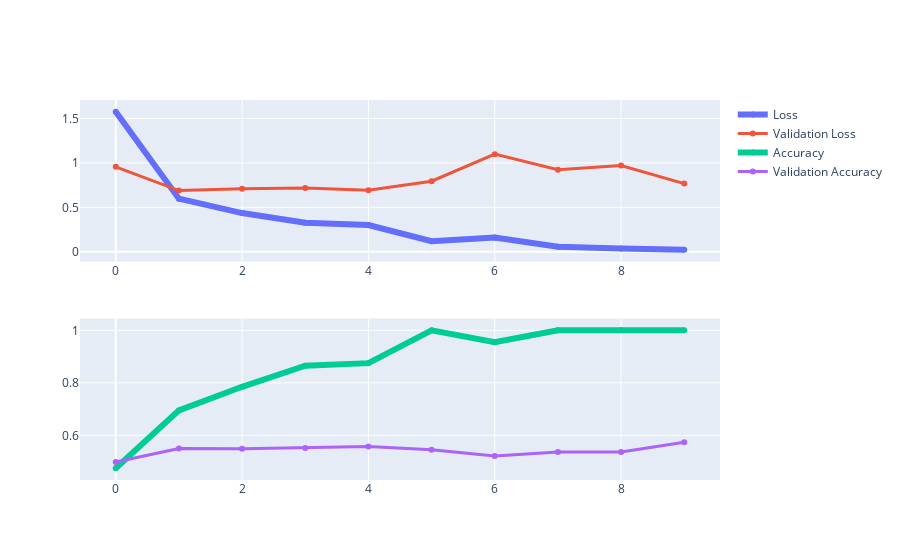

Notebook cell for this chart:
### Code cell
plot_val_acc_loss(history)

### Figure 1 — Plotly figure (JSON) as saved in the notebook; plotly's stock layout.template omitted (floating-point values rounded to 4 significant figures)
{"data": [{"line": {"width": 6}, "name": "Loss", "type": "scatter", "xaxis": "x", "y": [1.574, 0.5976, 0.436, 0.3268, 0.3013, 0.1203, 0.1618, 0.05732, 0.03833, 0.02439], "yaxis": "y"}, {"line": {"width": 3}, "name": "Validation Loss", "type": "scatter", "xaxis": "x", "y": [0.9562, 0.6893, 0.7092, 0.7175, 0.6915, 0.7943, 1.098, 0.9239, 0.97, 0.7671], "yaxis": "y"}, {"line": {"width": 6}, "name": "Accuracy", "type": "scatter", "xaxis": "x2", "y": [0.475, 0.695, 0.785, 0.865, 0.875, 1, 0.955, 1, 1, 1], "yaxis": "y2"}, {"line": {"width": 3}, "name": "Validation Accuracy", "type": "scatter", "xaxis": "x2", "y": [0.4985, 0.5501, 0.5488, 0.5517, 0.5571, 0.5456, 0.5213, 0.5369, 0.5367, 0.5739], "yaxis": "y2"}], "layout": {"xaxis": {"anchor": "y", "domain": [0, 1]}, "xaxis2": {"anchor": "y2", "domain": [0, 1]}, "yaxis": {"anchor": "x", "domain": [0.575, 1]}, "yaxis2": {"anchor": "x2", "domain": [0, 0.425]}}}
